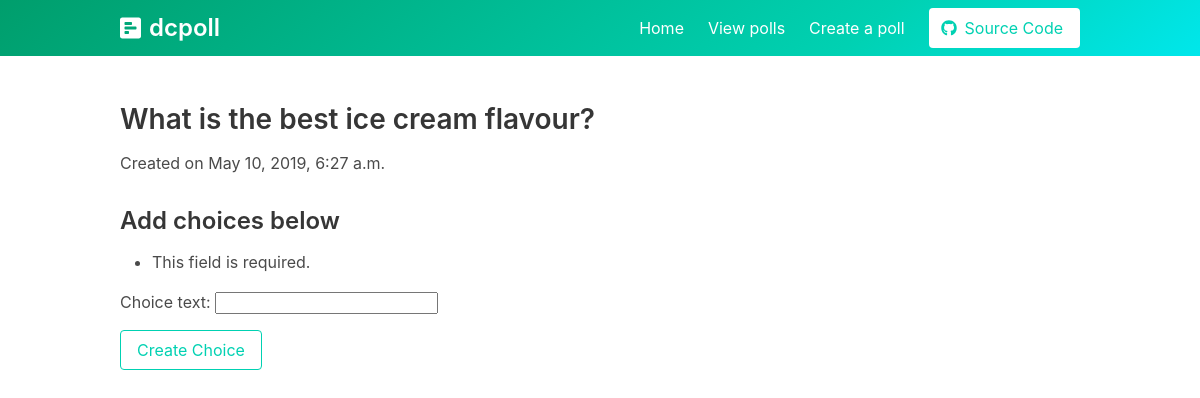
The app's page /polls/create-choice/1/ with its own data.
### polls/models.py (models this page shows, shortened)
class Question(models.Model):
    question_text = models.CharField(max_length=200)
    category = models.CharField(max_length=3,
                                choices=choices,
                                default='Other')
    author = models.CharField(max_length=60, default='Anonymous')
    pub_date = models.DateTimeField(auto_now=True)

### polls/views.py (the view, shortened to what this page needs)
# urls.py: path('polls/create-choice/<int:question_id>/', polls_create_choice, name='polls-create-choice'),
def polls_create_choice(request, question_id):
    form = RawChoiceForm(request.GET)
    errors = None
    question = Question.objects.get(id=question_id)
    context = {'title':'Polls Create Choices','form': form, 'errors':errors, 'question':question}
    return render(request, 'create-choice.html', context)

### polls/forms.py
class RawChoiceForm(forms.Form):
	choice_text = forms.CharField()

### templates/create-choice.html
{% extends 'base.html' %}
{% block content %}
<section class="hero is-primary is-bold">
	{% include 'navbar.html' %}
</section>
<section class="section">
	<section class="container">
		<article class="content">
			<h2>{{ question.question_text }}</h2>
			<p>Created on {{question.pub_date}}</p>
			<h3>Add choices below</h3>
			<form class="form" method='POST'> {% csrf_token %}
				{{ form.as_p }}
				<input class="button is-primary is-outlined" type="submit" value="Create Choice">
			</form>
		</article>
	</section>
</section>
{% endblock content %}

### records on screen
Question: question_text "What is the best ice cream flavour?", pub_date "May 10, 2019, 6:27 a.m."
